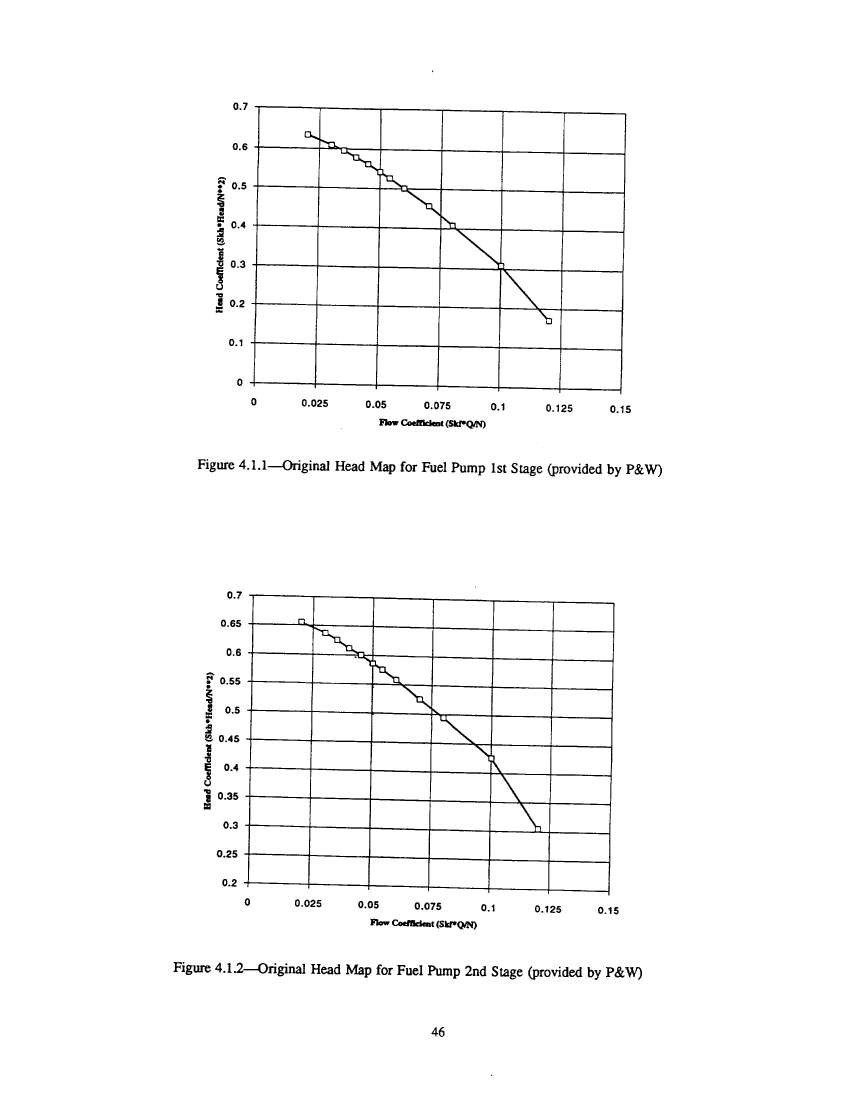
#> input picture validation/rl10/maps/scans/p52.png, 2541 x 3300 px (shown at 1/3 size); its folder holds only this picture in this run
$ python digitize.py
#> lines starting #> are read from the running program, lines starting #| are printed output that depends on the picture; after the words box and inside, x2 and y2 are one past the last pixel; in counts of white or black regions, pixels touching at a corner belong together
"""Digitize the marker points of the RL10 turbomachinery maps (NASA TM-107318,
figures 4.1.1-4.1.8) from 300 dpi page scans in scans/.

Each figure is deskewed (the scans are rotated by a fraction of a degree), the
grid lines are located by projection, mapped to the printed tick values, and
the hollow markers (squares / triangles) are located as enclosed white regions
of marker size. Outputs maps_digitized.json and overlay PNGs for checking.
"""
import json
import sys
from pathlib import Path

import numpy as np
from PIL import Image, ImageDraw
from scipy import ndimage

HERE = Path(__file__).resolve().parent

# page, crop box (x0, y0, x1, y1) in 300-dpi pixels, x ticks, y ticks
FIGS = {
    "4.1.1": dict(page=52, box=(560, 280, 1960, 1260), xt=[0, 0.025, 0.05, 0.075, 0.1, 0.125, 0.15], yt=[0, 0.1, 0.2, 0.3, 0.4, 0.5, 0.6, 0.7]),
    "4.1.2": dict(page=52, box=(560, 1740, 1960, 2700), xt=[0, 0.025, 0.05, 0.075, 0.1, 0.125, 0.15], yt=[0.2, 0.25, 0.3, 0.35, 0.4, 0.45, 0.5, 0.55, 0.6, 0.65, 0.7]),
    "4.1.3": dict(page=53, box=(560, 300, 1960, 1180), xt=[0, 0.02, 0.04, 0.06, 0.08, 0.1, 0.12], yt=[0, 0.1, 0.2, 0.3, 0.4, 0.5, 0.6]),
    "4.1.4": dict(page=53, box=(560, 1740, 1960, 2640), xt=[0, 0.025, 0.05, 0.075, 0.1, 0.125, 0.15], yt=[0, 0.1, 0.2, 0.3, 0.4, 0.5, 0.6, 0.7]),
    "4.1.5": dict(page=54, box=(600, 330, 1960, 1200), xt=[0, 0.2, 0.4, 0.6, 0.8, 1.0, 1.2, 1.4], yt=[0, 0.2, 0.4, 0.6, 0.8, 1.0, 1.2]),
    "4.1.6": dict(page=54, box=(640, 1750, 1960, 2640), xt=[0, 0.02, 0.04, 0.06, 0.08, 0.1, 0.12], yt=[0.68, 0.69, 0.70, 0.71, 0.72, 0.73, 0.74, 0.75]),
    "4.1.7": dict(page=55, box=(600, 300, 1960, 1220), xt=[0, 0.02, 0.04, 0.06, 0.08, 0.1, 0.12], yt=[0, 0.1, 0.2, 0.3, 0.4, 0.5, 0.6, 0.7]),
    "4.1.8": dict(page=55, box=(620, 1640, 1960, 2560), xt=[0, 0.2, 0.4, 0.6, 0.8, 1.0, 1.2, 1.4], yt=[0, 0.2, 0.4, 0.6, 0.8, 1.0, 1.2]),
}


def load(page):
#> called with page = 52
    return np.array(Image.open(HERE / "scans" / f"p{page}.png").convert("L")) < 128
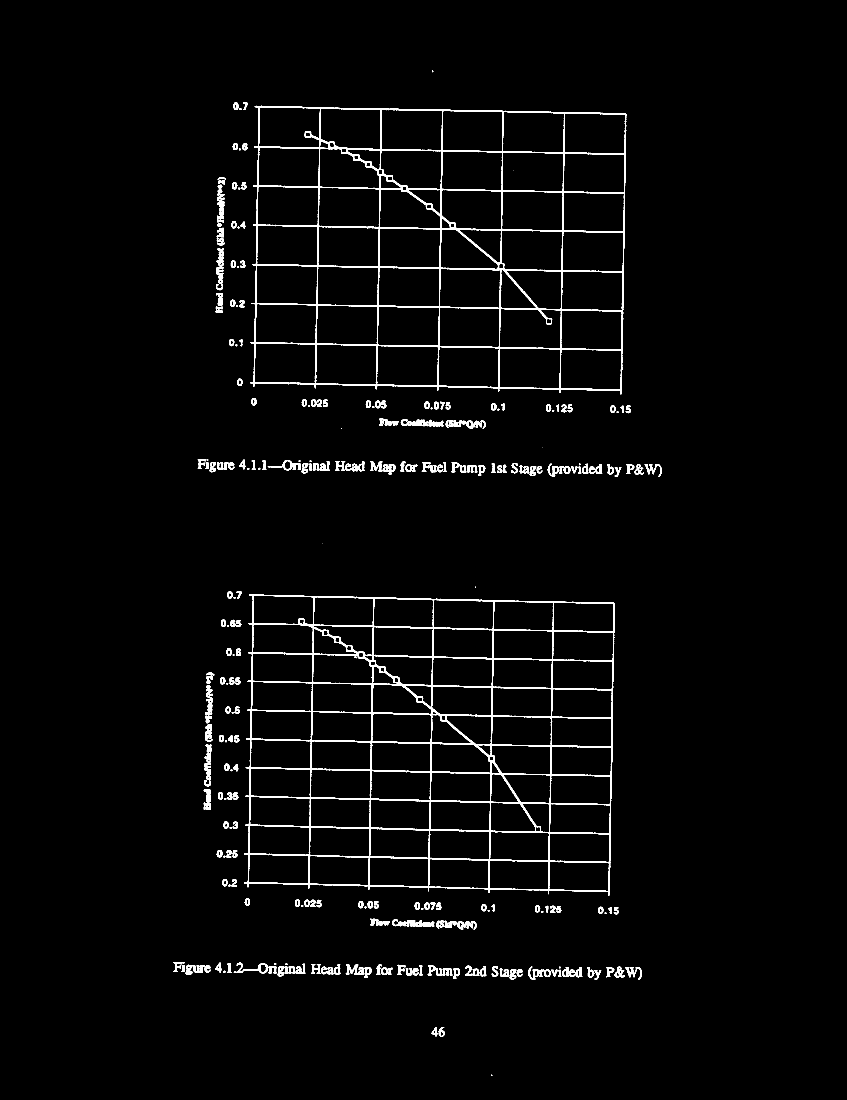
#> returned value: shape (3300, 2541) bool (shown at 1/3 size); 2.3% white; 283 white regions (11 under 20 px), largest, box (x1, y1, x2, y2) and area: (732, 1783, 1844, 2687) 68607, (750, 317, 1879, 1183) 56366, (1202, 1258, 1321, 1279) 1433


def best_angle(b, axis):
    """Angle (deg) that makes grid lines most axis-aligned (sharpest projection)."""
    best = (-1, 0.0)
    for a in np.arange(-1.5, 1.51, 0.05):
        r = ndimage.rotate(b.astype(np.float32), a, reshape=False, order=1) > 0.5
        p = r.mean(axis=axis)
        score = np.sort(p)[-12:].sum()
        if score > best[0]:
            best = (score, a)
    return best[1]


def lines(proj, thresh, minsep=15):
    idx = np.where(proj > thresh)[0]
    groups = []
    for i in idx:
        if groups and i - groups[-1][-1] <= 3:
            groups[-1].append(i)
        else:
            groups.append([i])
    c = [float(np.average(g, weights=proj[g])) for g in groups]
    out = []
    for v in c:
        if not out or v - out[-1] > minsep:
            out.append(v)
    return out


def grid_map(pos, ticks, ascending):
    """Linear pixel->value map from detected grid lines. Lines may be missing
    (hidden under text); each line is assigned a tick index from the uniform
    spacing, counting from the first line (left axis / top frame)."""
    pos = sorted(pos)
    d = np.diff(pos)
    sp = np.median(d[d < 1.3 * d.min()])
    idx = np.round((np.array(pos) - pos[0]) / sp).astype(int)
    keep = idx < len(ticks)
    t = np.array(ticks if ascending else list(reversed(ticks)))
    return np.polyfit(np.array(pos)[keep], t[idx[keep]], 1)


def digitize(name, f, debug_dir=None):
    img = load(f["page"])
    x0, y0, x1, y1 = f["box"]
    b = img[y0:y1, x0:x1]
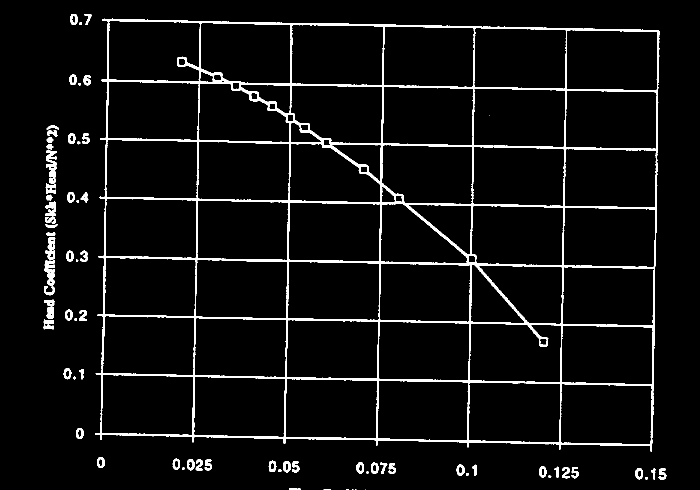
#> b: shape (980, 1400) bool (shown at 1/2 size); 5% white; 76 white regions (6 under 20 px), largest, box (x1, y1, x2, y2) and area: (190, 37, 1319, 903) 56366, (89, 521, 110, 591) 843, (92, 300, 113, 342) 546
    ang = best_angle(b, 1)
#> the loop in best_angle, `for a in np.arange(-1.5, 1.51, 0.05):` made 61 passes
#> (score, best) on passes 1, 2, 3, 4, 5, 6, 7, 9, 10, 11, 12, 13: (1.32, (1.32, -1.5)), (1.34, (1.34, -1.45)), (1.35, (1.35, -1.4)), (1.37, (1.37, -1.35)), (1.39, (1.39, -1.3)), (1.4, (1.4, -1.25)), (1.41, (1.41, -1.2)), (1.43, (1.43, -1.1)), (1.47, (1.47, -1.05)), (1.49, (1.49, -1)), (1.52, (1.52, -0.95)), (1.57, (1.57, -0.9))
#> score on passes 8, 20, 31, 32, 55, 56: 1.41, 1.73, 2.34, 2.34, 9.7, 9.48
#> pass 1, in best_angle, `r = ndimage.rotate(b.astype(np.float32), a, reshape=False, order=1) > ..`:
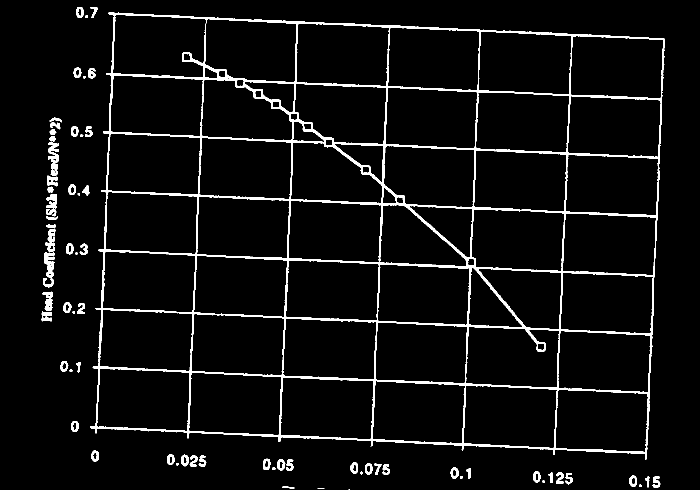
#> r: shape (980, 1400) bool (shown at 1/2 size); 5% white; 71 white regions (2 under 20 px), largest, box (x1, y1, x2, y2) and area: (180, 24, 1330, 919) 56352, (87, 505, 109, 575) 843, (96, 284, 118, 352) 829
#> pass 3, in best_angle, `r = ndimage.rotate(b.astype(np.float32), a, reshape=False, order=1) > ..`:
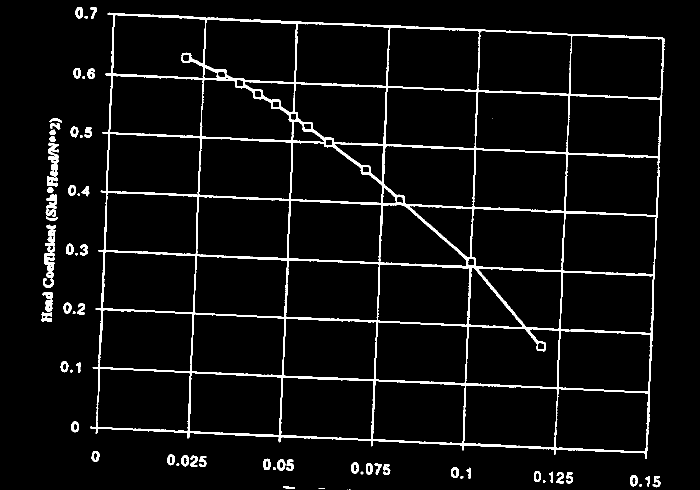
#> r: shape (980, 1400) bool (shown at 1/2 size); 5% white; 74 white regions (4 under 20 px), largest, box (x1, y1, x2, y2) and area: (181, 25, 1329, 918) 56377, (87, 506, 109, 576) 843, (96, 285, 118, 328) 543
#> ang = 1.15
    r = ndimage.rotate(b.astype(np.float32), ang, reshape=False, order=1) > 0.5
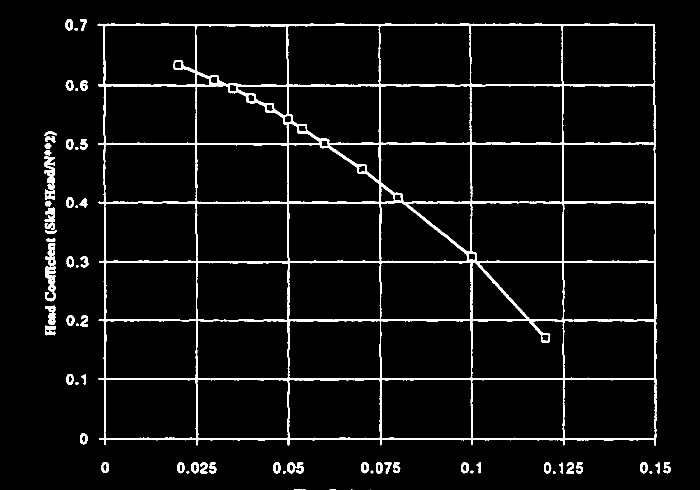
#> r: shape (980, 1400) bool (shown at 1/2 size); 5% white; 74 white regions (5 under 20 px), largest, box (x1, y1, x2, y2) and area: (195, 47, 1314, 891) 56377, (90, 533, 111, 603) 844, (88, 312, 110, 354) 542
    rowp, colp = r.mean(axis=1), r.mean(axis=0)
#> rowp = 980 values, max 0.817 at index 405, min 0 at index 0, mean 0.0497; colp = 1400 values, max 0.865 at index 209, min 0 at index 0, mean 0.0497
    hy = lines(rowp, 0.45)
#> in lines, `idx = np.where(proj > thresh)[0]`: idx = 30 values from 48 to 879
#> the loop in lines, `for i in idx:` made 30 passes
#> i on passes 1 to 12: 48, 49, 50, 51, 169, 170, 171, 172, 286, 287, 288, 403
#> after the loop in lines, `for i in idx:`: groups = [[48, 49, 50, 51], [169, 170, 171, 172], [286, 287, 288], [403, 404, 405, 406], [522, 523, 524, 525], [639, 640, 641], [756, 757, 758, 759], [876, 877, 878, 879]]
#> in lines, `c = [float(np.average(g, weights=proj[g])) for g in groups]`: c = [49.41, 170.4, 287, 404.6, 523.5, 640, 757.6, 877.5]
#> the loop in lines, `for v in c:` made 8 passes
#> v on passes 1 to 8: 49.41, 170.4, 287, 404.6, 523.5, 640, 757.6, 877.5
#> after the loop in lines, `for v in c:`: out has the same summary as c
#> hy has the same summary as c in lines
    vx = lines(colp, 0.45)
#> the loop in lines (call 2), `for i in idx:` made 21 passes
#> i on passes 1 to 12: 208, 209, 210, 392, 393, 394, 575, 576, 577, 759, 760, 761
#> the loop in lines (call 2), `for v in c:` made 7 passes
#> v on passes 1 to 7: 209, 392.8, 576, 760, 942, 1126, 1309.8
#> vx = [209, 392.8, 576, 760, 942, 1126, 1309.8]
    xt, yt = f["xt"], f["yt"]
    fx = grid_map(vx, xt, ascending=True)
#> in grid_map, `d = np.diff(pos)`: d = [183.8, 183.1, 184.1, 182, 184, 183.8]
#> in grid_map, `sp = np.median(d[d < 1.3 * d.min()])`: sp = 183.8
#> in grid_map, `idx = np.round((np.array(pos) - pos[0]) / sp).astype(int)`: idx = [0, 1, 2, 3, 4, 5, 6]
#> in grid_map, `keep = idx < len(ticks)`: keep = [True, True, True, True, True, True, True]
#> fx = [0.000136, -0.0285]
    fy = grid_map(hy, yt, ascending=False)
#> fy = [-0.000848, 0.743]
    # hollow markers: white components enclosed by black, marker sized
    white = ~r
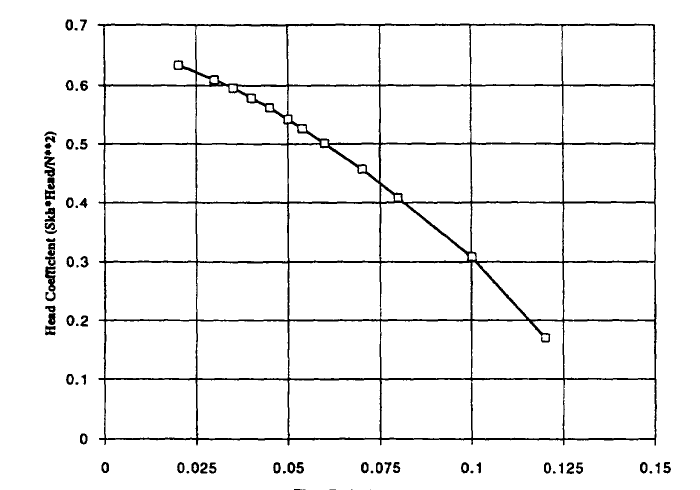
#> white: shape (980, 1400) bool (shown at 1/2 size); 95% white; 74 black regions (5 under 20 px), largest, box (x1, y1, x2, y2) and area: (195, 47, 1314, 891) 56377, (90, 533, 111, 603) 844, (88, 312, 110, 354) 542
    lab, n = ndimage.label(white)
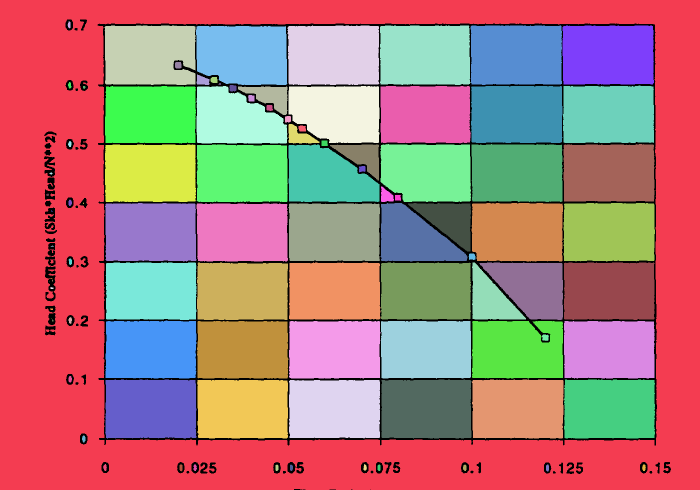
#> lab: shape (980, 1400) int32 (shown at 1/2 size); 95 distinct labels, from 0 to 94; one colour per label, 0 black
#> n = 94
    pts = []
    for i, sl in enumerate(ndimage.find_objects(lab), 1):
        h = sl[0].stop - sl[0].start
        w = sl[1].stop - sl[1].start
        if not (3 <= h <= 16 and 3 <= w <= 16):
            continue
        # must be enclosed: dilated ring all black
        comp = lab[sl] == i
        area = comp.sum()
        if area < 8:
            continue
        cy, cx = ndimage.center_of_mass(lab == i)
        pts.append((cx, cy, w, h, area))
#> this loop made 94 passes
#> (h, w) on passes 1, 3, 4, 5, 6, 7, 8, 10, 13, 15, 17, 18: (980, 1400), (119, 182), (119, 184), (119, 181), (119, 183), (118, 183), (118, 183), (21, 26), (2, 5), (115, 182), (115, 182), (115, 182)
#> (h, w, area, cy, cx) on passes 2, 9, 11, 12, 14, 16: (14, 6, 62, 49.29, 138), (13, 13, 159, 130, 356), (12, 14, 151, 159.6, 427.8), (13, 7, 65, 170.2, 139), (13, 14, 164, 176, 465.4), (6, 5, 24, 174.2, 167.9)
#> after the loop, pts = 38 items, first 6: (138, 49.29, 6, 14, 62), (356, 130, 13, 13, 159), (427.8, 159.6, 14, 12, 151), (139, 170.2, 7, 13, 65), (465.4, 176, 14, 13, 164), (167.9, 174.2, 5, 6, 24)
    res = []
    for cx, cy, w, h, area in pts:
        res.append({"x": float(np.polyval(fx, cx)), "y": float(np.polyval(fy, cy)), "px": [round(cx, 1), round(cy, 1)], "w": w, "h": h, "area": int(area)})
#> this loop made 38 passes
#> (cx, cy, w, h, area) on passes 1 to 12: (138, 49.29, 6, 14, 62), (356, 130, 13, 13, 159), (427.8, 159.6, 14, 12, 151), (139, 170.2, 7, 13, 65), (465.4, 176, 14, 13, 164), (167.9, 174.2, 5, 6, 24), (502.3, 196.1, 13, 13, 152), (538.7, 215.3, 13, 12, 136), (575.4, 237.9, 12, 13, 146), (604.1, 256.7, 15, 12, 160), (648.6, 286.1, 13, 11, 134), (139.3, 287.7, 7, 12, 63)
#> after the loop, res = 38 items
    res.sort(key=lambda p: p["x"])
    if debug_dir:
        im = Image.fromarray(((~r) * 255).astype(np.uint8)).convert("RGB")
        d = ImageDraw.Draw(im)
        for v in vx:
            d.line([(v, 0), (v, r.shape[0])], fill=(0, 160, 255))
        for v in hy:
            d.line([(0, v), (r.shape[1], v)], fill=(0, 160, 255))
        for p in res:
            cx, cy = p["px"]
            d.ellipse([cx - 9, cy - 9, cx + 9, cy + 9], outline=(255, 0, 0), width=3)
        im.save(Path(debug_dir) / f"ov_{name}.png")
    return {"angle": ang, "grid_x": vx, "grid_y": hy, "points": res}


if __name__ == "__main__":
    dbg = sys.argv[1] if len(sys.argv) > 1 else None
    out = {}
    for name, f in FIGS.items():
        out[name] = digitize(name, f, dbg)
        print(name, f"angle {out[name]['angle']:.2f}", len(out[name]["points"]), "points")
#| 4.1.1 angle 1.15 38 points
        for p in out[name]["points"]:
            print(f"   {p['x']:.4f} {p['y']:.4f}  {p['w']}x{p['h']} a={p['area']}")
#> this loop made 38 passes
#|    -0.0156 0.4132  6x5 a=22
#|    -0.0147 0.4494  6x4 a=18
#|    -0.0146 0.2713  6x3 a=8
#|    -0.0145 0.2194  6x3 a=16
#|    -0.0144 0.2550  7x4 a=20
#|    -0.0143 0.3259  7x3 a=14
#|    -0.0142 0.2002  3x5 a=11
#|    -0.0097 0.7013  6x14 a=62
#> (further printed lines are left out)
#> (the run stopped early here; a loop or call above may not have finished)
